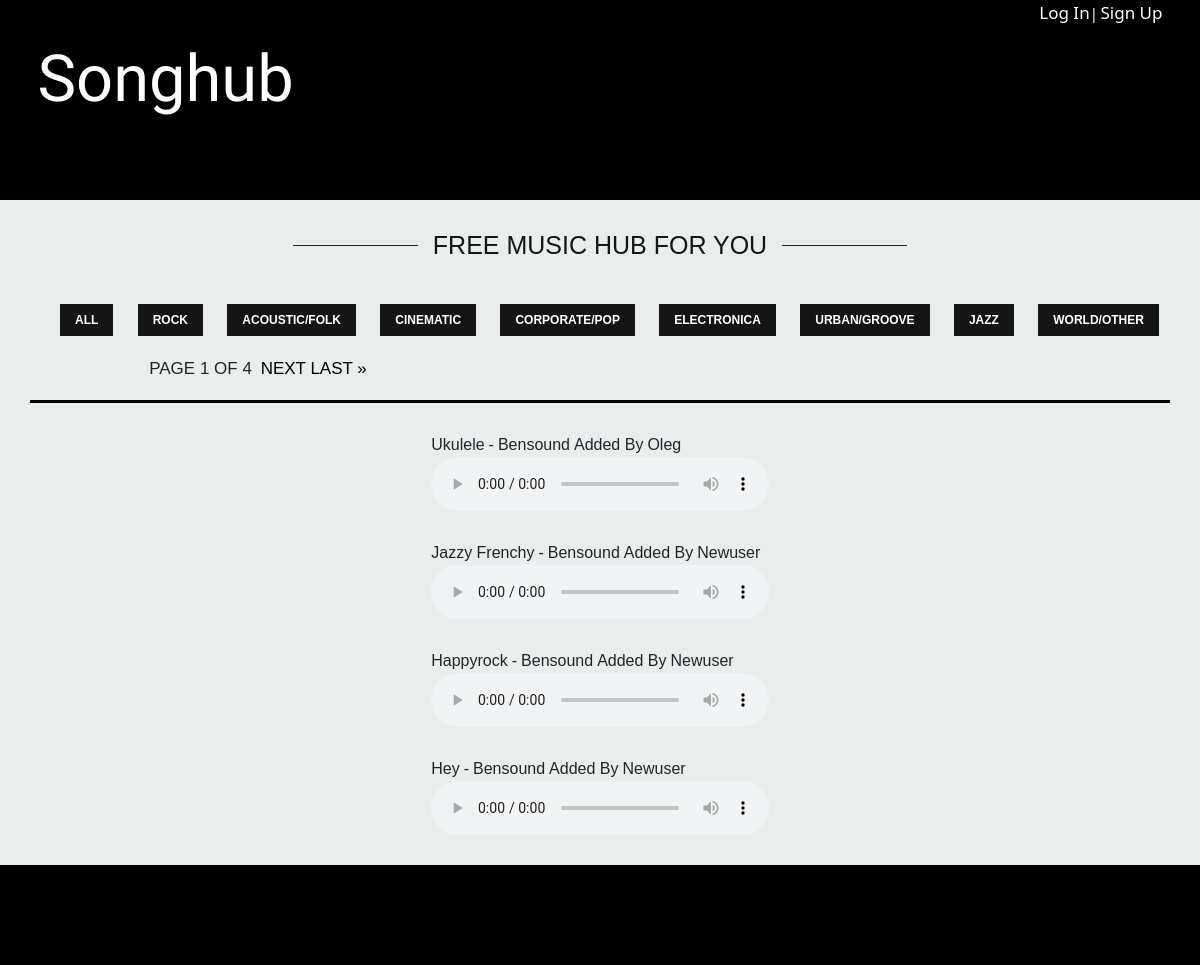
The page / on the database its author committed.
### songhub/models.py (models this page shows, shortened)
class Song(models.Model):
    author = models.ForeignKey(settings.AUTH_USER_MODEL, on_delete=models.CASCADE)
    name = LowerCharField(max_length=15)
    singer = models.CharField(max_length=15)
    upload = models.FileField(upload_to='', validators=[FileExtensionValidator(allowed_extensions=['mp3'])])
    created_date = models.DateTimeField(default=timezone.now)
    duration = models.IntegerField(default=0)
    genre = models.CharField(
        max_length=32,
        choices=GENRES,
        default='rock',
    )

### account/models.py (models this page shows, shortened)
class MyUser(AbstractBaseUser, PermissionsMixin):
    email = models.EmailField(max_length=60, unique=True, verbose_name='email', blank=False)
    avatar = models.ImageField(upload_to='', validators=[FileExtensionValidator(allowed_extensions=['jpg'])])
    username = models.CharField(max_length=15)
    is_active = models.BooleanField(default=True)
    is_staff = models.BooleanField(default=False)
    is_admin = models.BooleanField(default=False)
    is_superuser = models.BooleanField(default=False)
    class Meta:
        verbose_name = 'user'
        verbose_name_plural = 'users'
    USERNAME_FIELD = 'email'
    REQUIRED_FIELDS = ['username', 'avatar']
    objects = MyAccountManager()

### songhub/views.py (the view)
# urls.py: path('', views.song_list, name='song_list'),
def song_list(request):
    f = SongFilter(request.GET, queryset=Song.objects.all())
    paginator = Paginator(f.qs, 4)
    page_number = request.GET.get('page')
    songs_page = paginator.get_page(page_number)
    return render(request, 'songhub/song_list.html', {'songs_page': songs_page, 'GENRES': GENRES})

### songhub/templates/songhub/song_list.html (shortened to what this page needs)
{% extends 'account/base.html' %}
{% block content %}
<div class="container-fluid p-0 h-25">
    <div class="information">
        <div class="container h-100 p-0">
            <div class="container-fluid p-0 h-50">
                <div class="slogan">
                    <div class="trait"></div>
                    <h2>free music hub for you</h2>
                    <div class="trait"></div>
                </div>
            </div>
            <div class="container-fluid p-0 h-50">
                <div class="container-fluid p-3 h-50">
                    <ul class="genre">
                        <li>
                            <a href="?genre=">all</a>
                        </li>
                        {% for genre in GENRES %}
                        <li>
                            <a href="?genre={{ genre.0 }}">{{ genre.1 }}</a>
                        </li>
                        {% endfor %}
                    </ul>
                </div>
                <div class="container-fluid p-0 h-50" style="width: 100%;">
                    <div class="toolbar">
                        <div style="width: 40%;">
                            <div class="pagination" style="width: 100%;">
                                <span class="step-links">
                                    <span class="current">
                                        Page {{ songs_page.number }} of {{ songs_page.paginator.num_pages }}
                                    </span>
                                    {% if songs_page.has_next %}
                                        <a href="?page={{ songs_page.next_page_number }}">next</a>
                                        <a href="?page={{ songs_page.paginator.num_pages }}">last &raquo;</a>
                                    {% endif %}
                                </span>
                            </div>
                        </div>
                        <div style="width: 60%;">
                        </div>
                    </div>
                </div>
            </div>
        </div>
    </div>
</div>
<div class="container" style="min-height:400px !important; border-top: solid black;">
    {% for song in songs_page %}
    <div class="song">
        <div class="song-info">
            <div class="name">
                {{ song.name }}
            </div>
            <div> - </div>
            <div class="singer">
                {{ song.singer }}
            </div>
            <div> Added by </div>
            <div class="user">
                {{ song.author.username }}
            </div>
        </div>
        <audio controls src= "{{ song.upload.url }}" class="audio-style"></audio>
    </div>
    {% endfor %}
</div>
{% endblock %}

### account/templates/account/base.html (shortened to what this page needs)
{% load static %}
<html lang="en">
<head>
    <link rel="stylesheet" href="//maxcdn.bootstrapcdn.com/bootstrap/3.2.0/css/bootstrap.min.css">
    <link rel="stylesheet" href="//maxcdn.bootstrapcdn.com/bootstrap/3.2.0/css/bootstrap-theme.min.css">
    <link href="https://cdn.jsdelivr.net/npm/bootstrap@5.0.1/dist/css/bootstrap.min.css" rel="stylesheet">
    <link rel="stylesheet" href="{% static 'css/account.css' %}">
</head>
<body>
    <header>
        <div class="container-fluid p-0 h-25">
            <div class="heading">
                <div class="container h-100">
                    {% if user.is_authenticated %}
                    <ul class="menu">
                        <li>
                            <a href="{% url 'add_song' %}">Add New Song</a>
                        </li><span>|</span>
                        <li>
                            <a href="{% url 'user_profile' user.pk%}">Watch My Music</a>
                        </li><span>|</span>
                        <li>
                            <a href="{% url 'change' %}">Change Profile</a>
                        </li><span>|</span>
                        <li>
                            <a href="{% url 'logout' %}">Log Out</a>
                        </li>
                    </ul>
                    {% else %}
                    <ul class="menu">
                        <li>
                            <a href="{% url 'login' %}">Log In</a>
                        </li><span>|</span>
                        <li>
                            <a href="{% url 'register' %}">Sign Up</a>
                        </li>
                    </ul>
                    {% endif %}
                    <div class="page-title">
                        <h1><a href="/">Songhub</a></h1>
                    </div>
                </div>
            </div>
        </div>
    </header>
    <div class="container-fluid p-0">
        <div class="songs-list">
        {% block content %}
        {% endblock %}
        </div>
    </div>
    <footer>
    </footer>
</body>
</html>

### account/static/css/account.css (style rules this page uses)
.page-title { margin-top: 40px; }
.heading { background: black; }
.menu { float: right; }
.menu li { display: inline-block; }
h1 { display: inline; }
h1 a { font-family: 'Courgette', cursive, arial, sans-serif; text-decoration: none; color: white; font-size:65px; }
.menu li a { text-decoration: none; color: white; font-size:17px; }
.menu span { color: white; font-size:15px; }
.information { background: #E9EEEC; }
.slogan { height: 80px; line-height: 100px; text-align: center; }
.trait { position: relative; height: 1px; top: -8px; margin-left: 12px; margin-right: 12px; border-bottom: solid; border-width: 1px; width: 125px; display: inline-block; }
h2 { color: #151515; font-weight: normal; font-family: arial,tahoma, arial, sans-serif; font-size: 25px; display: inline-block; text-transform: uppercase; }
.genre { display: flex; justify-content: space-between; }
.genre li { display: inline-block; vertical-align:middle; }
.genre li a { text-shadow: none; text-transform: uppercase; font-size: 12px; line-height: 20px; font-weight: bold; vertical-align: baseline; color: #fff; margin: 0px 1px 1px 0px; -webkit-transition: background-color .3s ease, border .2s ease, color .2s ease, opacity .2s ease-in-out; transition: background-color .3s ease, border .2s ease, color .2s ease, opacity .2s ease-in-out; background-color: #151515; padding: 9px 15px 9px 15px; font-family: arial,sans-serif; text-decoration: none; }
.songs-list { background-color: E9EEEC; }
.song { margin: auto; width: 30%; margin-top: 30px; margin-bottom: 30px; }
.audio-style { width: 100%; }
.song-info { display: flex; font-family: arial,sans-serif; font-size: 16px; text-transform: capitalize; }
.song-info div { margin-right: 4px; }
.toolbar { display: flex; flex-direction: row; margin-top: 6px; }
.pagination { font-family: arial,sans-serif; font-size: 17px; margin: 0px; padding: 0px; vertical-align: middle; text-decoration: none; text-transform: uppercase; }
.current { margin-right: 4px; }
.step-links { margin: auto; }
.step-links a { text-decoration: none; color: black; text-align: center; }
footer { height: 100px; background-color: black; }

### rows shown on the page
Song: name "Ukulele", singer "Bensound", author.username "Oleg"
Song: name "Jazzy Frenchy", singer "Bensound", author.username "Newuser"
Song: name "Happyrock", singer "Bensound", author.username "Newuser"
Song: name "Hey", singer "Bensound", author.username "Newuser"

### other values the page prints
{{ genre.1 }} "ROCK" "ACOUSTIC/FOLK" "CINEMATIC" "CORPORATE/POP" "ELECTRONICA" "URBAN/GROOVE" "JAZZ" "WORLD/OTHER"
{{ songs_page.number }} "1"
{{ songs_page.paginator.num_pages }} "4"
